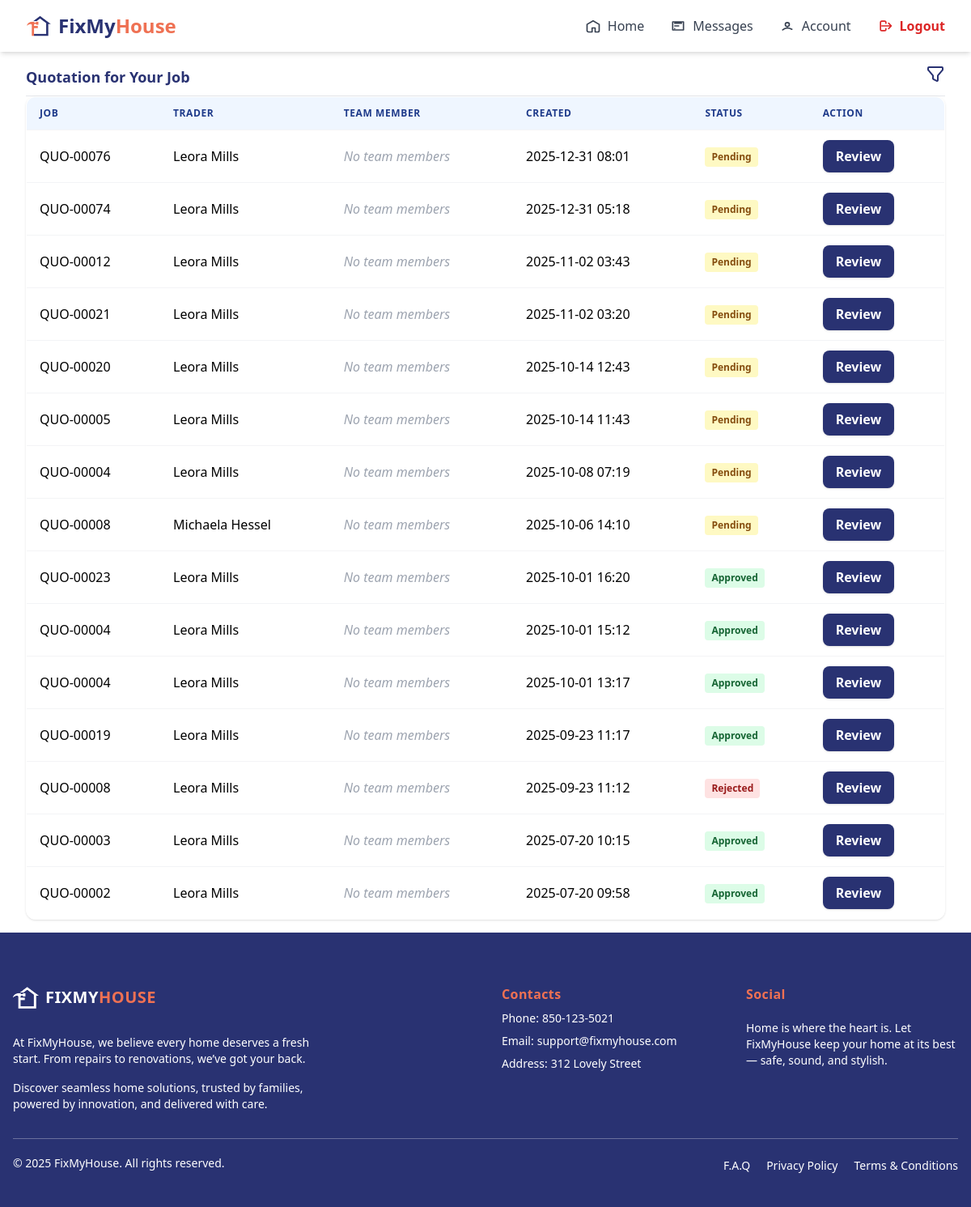
Page /agent/bids/ (signed in) on the earlier database version.
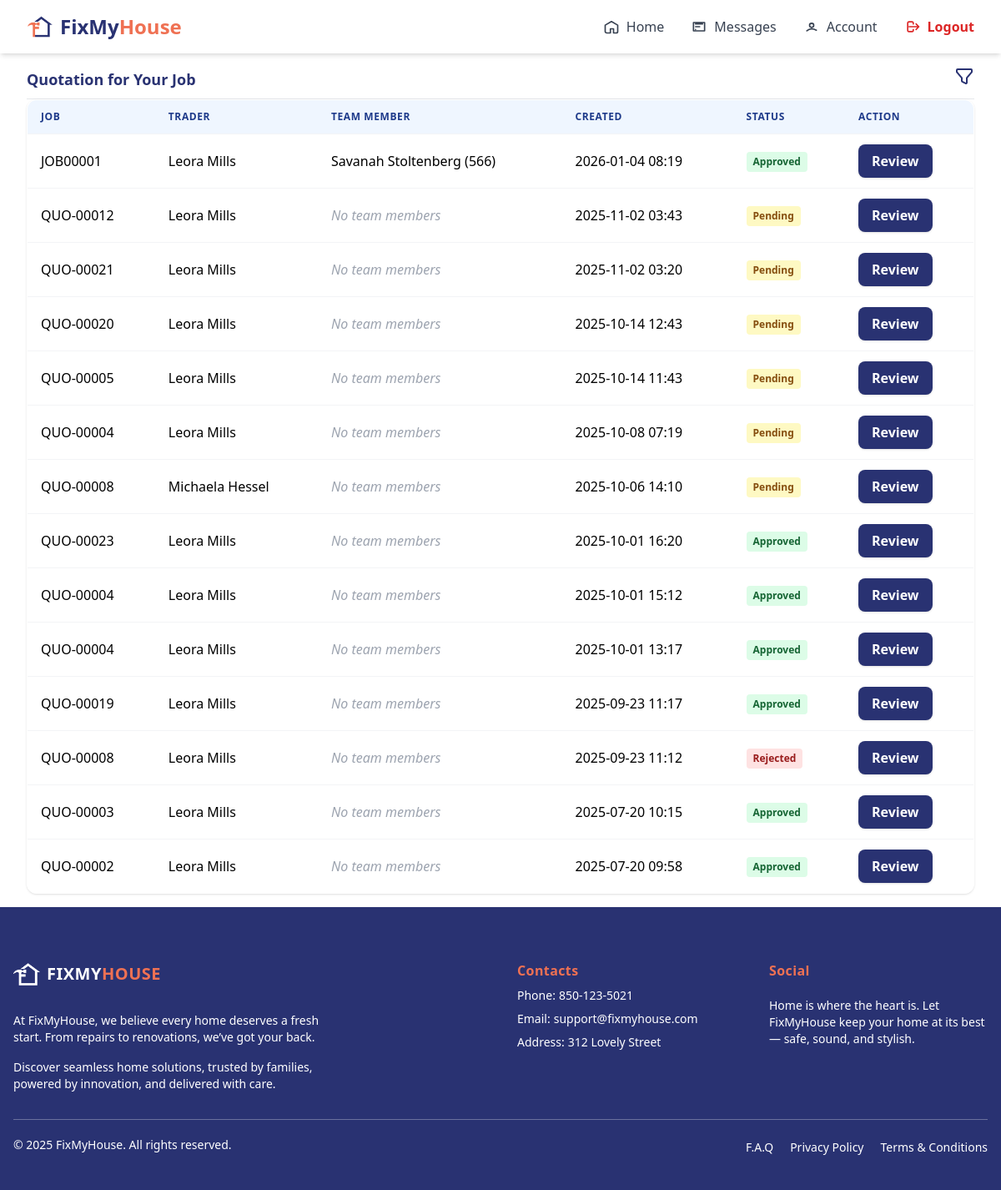
Same page on the later database version.
### trader/models/biddingTrader.py (models this page shows, shortened)
class Bidding(models.Model):
    trader = models.ForeignKey(TraderRegistration, on_delete=models.CASCADE, related_name='bid_trader')
    agent = models.ForeignKey(AgentRegister, on_delete=models.SET_NULL, null=True, blank=True, related_name='bid_agent')
    jobs = models.ForeignKey(Jobs, on_delete=models.SET_NULL, null=True, blank=True, related_name='jobs_related')
    team_member = models.ManyToManyField(TeamMember, related_name='biddings_related', blank=True)
    quote_code = models.CharField(max_length=20, unique=True, blank=True, null=True)
    code = models.CharField(max_length=100, blank=True, null=True)
    labour_per_hour = models.DecimalField(max_digits=10, decimal_places=2, null=True, blank=True)
    callout_rate = models.DecimalField(max_digits=10, decimal_places=2, null=True, blank=True)
    parts_qty = models.PositiveIntegerField(default=0)
    parts_unit_price = models.DecimalField(max_digits=10, decimal_places=2, default=0)
    hours = models.DecimalField(max_digits=5, decimal_places=2, default=0)
    appliance_model_price = models.DecimalField(max_digits=10, decimal_places=2, default=0)
    appliance_model = models.CharField(max_length=100, blank=True, null=True)
    notes = models.TextField(blank=True, null=True)
    created_at = models.DateTimeField(auto_now_add=True)
    start_date = models.DateTimeField(blank=True, null=True)
    end_date = models.DateTimeField(blank=True, null=True)
    is_approved = models.BooleanField(null=True, blank=True, default=None, help_text="None=pending, True=approved, False=rejected")
    is_active = models.BooleanField(null=True, blank=True, default=True)
    approved_at = models.DateField(auto_now_add=True, null=True, blank=True)
    approved_by = models.ForeignKey(AgentRegister, on_delete=models.SET_NULL, null=True, blank=True, related_name='approved_bids')
    approval_notes = models.TextField(blank=True, null=True)

### trader/models/jobs.py (models this page shows, shortened)
class Jobs(models.Model):
    agent = models.ForeignKey(AgentRegister, on_delete=models.CASCADE, related_name='jobs_agent')
    trader = models.ForeignKey(TraderRegistration, on_delete=models.SET_NULL, null=True, blank=True, related_name='jobs_trader')
    property = models.ForeignKey(Property, on_delete=models.SET_NULL, null=True, blank=True, related_name='jobs_property')
    STATUS_CHOICES = [
        ('quoted', 'Quoted'),
        ('confirmed', 'Confirmed'),
        ('approved', 'Approved'),
        ('scheduled', 'Scheduled'),
    ]
    address = models.TextField(blank=True, null=True)
    category = models.ForeignKey(Services, on_delete=models.SET_NULL, null=True, blank=True, related_name='category_services')
    renter = models.CharField(max_length=100, null=True, blank=True)
    priority = models.BooleanField(default=False)  # True = High Priority
    job_code = models.CharField(max_length=20, unique=True)
    notes = models.TextField()
    status = models.CharField(max_length=20, choices=STATUS_CHOICES, default='quoted')
    bid_status = models.CharField(max_length=20, choices=[('open', 'Open'), ('closed', 'Closed')], default='open')
    bid_count = models.IntegerField(default=0)
    quoted_at = models.DateField(default=timezone.now)
    confirmed_at = models.DateField(null=True, blank=True)
    approved_at = models.DateField(null=True, blank=True)
    scheduled_at = models.DateField(null=True, blank=True)
    is_active = models.BooleanField(null=True, blank=True, default=True)
    start_date = models.DateField(null=True, blank=True)
    end_date = models.DateField(null=True, blank=True)
    issue_found_at = models.DateField(null=True, blank=True)
    renter_availability = models.DateField(null=True, blank=True)
    issue_been_fixed_before = models.BooleanField(default=False)
    issue_been_fixed_by_fmh_before = models.BooleanField(default=False)
    renter_availability_schedule = models.JSONField(null=True, blank=True, default=dict)
    renter_issue_date = models.JSONField(blank=True, null=True, default=dict)
    def __str__(self):
        return self.job_code

### trader/models/registerTrader.py (models this page shows, shortened)
class TraderRegistration(models.Model):
    user = models.OneToOneField(User, on_delete=models.CASCADE, null=True, blank=True)
    name = models.CharField(max_length=255)
    email = models.EmailField()
    phone = models.CharField(max_length=50)
    password = models.CharField(max_length=255, null=True, blank=True)
    isAdmin = models.BooleanField(default=False)
    isDirector = models.BooleanField(default=True)
    isTeamMember = models.BooleanField(default=False)
    COMPANY_TYPE_CHOICES = [
        ('sole_trader', 'Sole Trader'),
        ('company', 'Company'),
    ]
    INDUSTRIES_CHOICES = [
        ('air_conditioning', 'Air Conditioning'),
        ('cleaning', 'Cleaning'),
        ('electrical', 'Electrical'),
        ('gardening', 'Gardening'),
        ('general_maintenance', 'General Maintenance'),
        ('glazing', 'Glazing'),
        ('pest_control', 'Pest Control'),
        ('plumbing_gas', 'Plumbing / Gas'),
        ('tree_cutting', 'Tree Cutting'),
        ('steel_works', 'Steel Works'),
        ('safety', 'Safety'),
    ]
    company_type = models.CharField(max_length=100, choices=COMPANY_TYPE_CHOICES, default='company')
    company_name = models.CharField(max_length=255, blank=True, null=True)
    company_address = models.CharField(max_length=255, blank=True, null=True)
    company_email = models.EmailField(blank=True, null=True)
    company_landline = models.CharField(max_length=50, blank=True, null=True)
    gst_registered = models.BooleanField(default=False)
    abn = models.CharField(max_length=20, blank=True, null=True)
    industry = models.CharField(max_length=100, choices=INDUSTRIES_CHOICES, blank=True, null=True)
    state = models.CharField(max_length=100, blank=True)
    municipality = models.CharField(max_length=100, blank=True)
    city = models.CharField(max_length=100, blank=True)
    address_line_1 = models.CharField(max_length=255, blank=True, null=True)
    address_line_2 = models.CharField(max_length=255, blank=True, null=True)
    postal_code = models.CharField(max_length=20, blank=True)
    def __str__(self):
        return self.name

### trader/models/teamMember.py (models this page shows, shortened)
class TeamMember(models.Model):
    user = models.OneToOneField(User, on_delete=models.CASCADE, null=True, blank=True)
    trader = models.ForeignKey(TraderRegistration,
        on_delete=models.CASCADE, related_name='team_members')
    teamName = models.CharField(max_length=255)
    position = models.CharField(max_length=100)
    labour_rate_per_hour = models.DecimalField(max_digits=8, decimal_places=2, null=True, blank=True)
    callout_rate = models.DecimalField(max_digits=8, decimal_places=2, null=True, blank=True)
    contact_number = models.CharField(max_length=50, blank=True)
    email = models.EmailField(blank=True)
    active_postal_codes = models.CharField(max_length=255, blank=True)  # Comma-separated
    holidays = models.JSONField(blank=True, default=list) # Store as comma-separated dates or JSON
    time_in = models.TimeField(null=True, blank=True)
    time_out = models.TimeField(null=True, blank=True)
    IsWorkInHoliday = models.BooleanField(default=False)
    holidayTime_in = models.TimeField(null=True, blank=True)
    holidayTime_out = models.TimeField(null=True, blank=True)

### agent/views/biddingList.py (the view)
# urls.py: path('bids/', AgentBidListView.as_view(), name='agent_bid_list'),
@method_decorator([login_required, agent_required], name='dispatch')
class AgentBidListView(ListView):
    model = Bidding
    template_name = 'components/home/agent_bid_list.html'
    context_object_name = 'bids'
    def get_queryset(self):
        queryset = super().get_queryset()
        queryset = queryset.filter(is_active=True)
        trader = self.request.GET.get('trader')
        is_approved = self.request.GET.get('status')
        approved_at = self.request.GET.get('approved_at')
        if trader:
            queryset = queryset.filter(trader__name__icontains=trader)
        if approved_at:
            queryset = queryset.filter(approved_at=approved_at)
        if is_approved == 'true':
            queryset = queryset.filter(is_approved=True)
        elif is_approved == 'false':
            queryset = queryset.filter(is_approved=False)
        elif is_approved == '':
            queryset = queryset.filter(is_approved__isnull=True)
        return queryset.order_by('-created_at')
    def get_context_data(self, **kwargs):
        context = super().get_context_data(**kwargs)
        context['status_options'] = {
            '': 'Pending',
            'true': 'Approved',
            'false': 'Rejected',
        }
        context['filter_trader'] = self.request.GET.get('trader', '')
        context['filter_is_approved'] = self.request.GET.get('status', '')
        context['filter_approved_at'] = self.request.GET.get('approved_at', '')
        return context

### agent/templates/components/home/agent_bid_list.html (shortened to what this page needs)
{% extends "baseAgent.html" %}
{% block content %}
{% include 'components/home/navigatorBaseAgent.html' %}
<main x-data="{ showFilters: false, openModal: false }" class="px-4 md:px-8 py-4 w-full">
  <div class="flex items-center justify-between border-b pb-2">
    <h2 class="text-lg font-semibold" style="color: #293272;">Quotation for Your Job</h2>
    <div class="relative">
      <button @click="showFilters = !showFilters" style="color: #293272;" class="hover:opacity-80">
      </button>
    </div>
  </div>
  <div class="space-y-4">
    <div class="hidden lg:block overflow-x-auto rounded-xl shadow">
      <table class="min-w-full bg-white border border-gray-200 rounded-xl overflow-hidden">
        <thead class="bg-blue-50">
          <tr>
            <th class="px-4 py-3 text-left text-xs font-semibold text-blue-900 uppercase tracking-wider">Job</th>
            <th class="px-4 py-3 text-left text-xs font-semibold text-blue-900 uppercase tracking-wider">Trader</th>
            <th class="px-4 py-3 text-left text-xs font-semibold text-blue-900 uppercase tracking-wider">Team Member</th>
            <th class="px-4 py-3 text-left text-xs font-semibold text-blue-900 uppercase tracking-wider">Created</th>
            <th class="px-4 py-3 text-left text-xs font-semibold text-blue-900 uppercase tracking-wider">Status</th>
            <th class="px-4 py-3 text-left text-xs font-semibold text-blue-900 uppercase tracking-wider">Action</th>
          </tr>
        </thead>
        <tbody>
          {% for bid in bids %}
          <tr class="border-t border-gray-100 hover:bg-blue-50 transition">
            <td class="px-4 py-3 whitespace-nowrap">{{ bid.jobs }}</td>
            <td class="px-4 py-3 whitespace-nowrap">{{ bid.trader }}</td>
            <td class="px-4 py-3 whitespace-nowrap">
              {% for member in bid.team_member.all %}
                <div>{{ member.teamName }} ({{ member.position }})</div>
              {% empty %}
                <span class="text-gray-400 italic">No team members</span>
              {% endfor %}
            </td>
            <td class="px-4 py-3 whitespace-nowrap">{{ bid.created_at|date:"Y-m-d H:i" }}</td>
            <td class="px-4 py-3">
              {% if bid.is_approved is None %}
                <span class="inline-block px-2 py-1 text-xs font-semibold rounded bg-yellow-100 text-yellow-800">Pending</span>
              {% elif bid.is_approved %}
                <span class="inline-block px-2 py-1 text-xs font-semibold rounded bg-green-100 text-green-800">Approved</span>
              {% else %}
                <span class="inline-block px-2 py-1 text-xs font-semibold rounded bg-red-100 text-red-800">Rejected</span>
              {% endif %}
            </td>
            <td class="px-4 py-3">
              <a href="{% url 'bidding_approval' bid.pk %}" class="inline-block bg-[#293272] text-white px-4 py-2 rounded-lg font-semibold hover:bg-[#162060] shadow transition">Review</a>
            </td>
          </tr>
          {% empty %}
          <tr><td colspan="6" class="text-center py-4">No bids found.</td></tr>
          {% endfor %}
        </tbody>
      </table>
    </div>
  </div>
</main>
{% include 'components/footerAgent.html' %}
{% endblock %}

Differences in the rows shown:
removed Bidding: jobs "QUO-00076", trader "Leora Mills", created_at "2025-12-31 08:01", shows "Pending"
changed Bidding: gains TeamMember (teamName "Savanah Stoltenberg", position "566"); jobs "QUO-00074" → "JOB00001"; created_at "2025-12-31 05:18" → "2026-01-04 08:19"; is_approved "Pending" → "Approved"; no longer shows "No team members"
